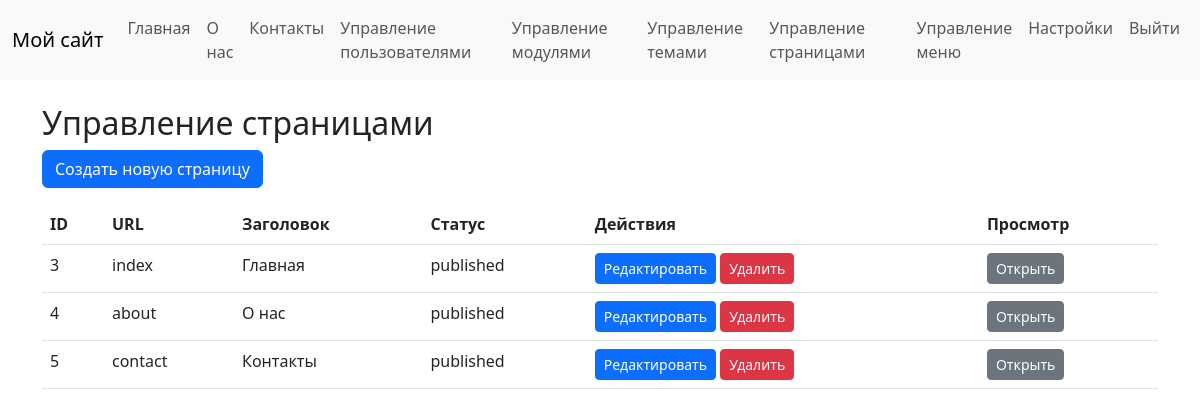
/admin/pages (signed in), run on the app's committed database.
### tables this page shows
CREATE TABLE `menu_items` (
                              `id` int NOT NULL,
                              `menu_id` int NOT NULL,
                              `title` varchar(255) NOT NULL,
                              `url` varchar(255) NOT NULL,
                              `parent_id` int DEFAULT NULL,
                              `position` int NOT NULL DEFAULT '0'
);

CREATE TABLE `pages` (
                         `id` int NOT NULL,
                         `slug` varchar(255) NOT NULL,
                         `title` varchar(255) NOT NULL,
                         `content` mediumtext NOT NULL,
                         `created_at` datetime NOT NULL,
                         `updated_at` datetime DEFAULT NULL,
                         `status` enum('draft','published','archived') NOT NULL DEFAULT 'draft',
                         `meta_title` varchar(255) DEFAULT NULL,
                         `meta_description` mediumtext,
                         `type` enum('normal','home','404') NOT NULL DEFAULT 'normal'
);

### core/View.php (called while the page is built)
<?php
class View
{
    public static function render($template, $data = [], $module = false): void
    {
        PageRenderer::render($template, $data, $module);
    }
}

### core/controllers/AdminController.php (called while the page is built, shortened)
<?php
class AdminController
{
    public function pages()
    {
        $pages = Page::all();
        View::render('admin/pages', ['pages' => $pages]);
    }
}

### core/Router.php (called while the page is built, shortened)
<?php
class Router
{
    private $routes = [];
    public function add($route, $callback)
    {
        $route = trim($route, '/');
        $route = '#^' . $route . '$#';
        $this->routes[$route] = $callback;
    }
    public function dispatch()
    {
        $url = isset($_GET['url']) ? $_GET['url'] : '';
        $url = trim($url, '/');
        foreach ($this->routes as $pattern => $callback) {
            if (preg_match($pattern, $url, $params)) {
                if (is_callable($callback)) {
                    return call_user_func_array($callback, array_slice($params, 1));
                } elseif (is_array($callback)) {
                    $controller = $callback[0];
                    $method = $callback[1];
                    return call_user_func_array([$controller, $method], array_slice($params, 1));
                }
            }
        }
    }
}

### public/index.php (called while the page is built, shortened)
<?php
require_once __DIR__ . '/../core/init.php';
$router = new Router();
$router->add('', function () {
    $page = Page::findByType('home');
    if ($page && $page->status == 'published') {
        View::render('page', ['page' => $page]);
    } else {
        echo 'Главная страница не настроена';
    }
});
$settingsController = new SettingsController();
$router->add('admin/settings', [$settingsController, 'index']);
$router->add('admin/settings/update', [$settingsController, 'update']);
$authController = new AuthController();
$router->add('login', [$authController, 'login']);
$router->add('logout', [$authController, 'logout']);
$router->add('register', [$authController, 'register']);
$adminController = new AdminController();
$router->add('admin', [$adminController, 'index']);
$router->add('admin/users', [$adminController, 'users']);
$router->add('admin/users/edit/(\d+)', [$adminController, 'editUser']);
$router->add('admin/users/delete/(\d+)', [$adminController, 'deleteUser']);
$router->add('admin/modules', [$adminController, 'modules']);
$router->add('admin/modules/enable/([a-zA-Z0-9_]+)', [$adminController, 'enableModule']);
$router->add('admin/modules/disable/([a-zA-Z0-9_]+)', [$adminController, 'disableModule']);
$router->add('admin/themes', [$adminController, 'themes']);
$router->add('admin/themes/activate/([a-zA-Z0-9_]+)', [$adminController, 'activateTheme']);
$router->add('admin/pages', [$adminController, 'pages']);
$router->add('admin/pages/create', [$adminController, 'createPage']);
$router->add('admin/pages/edit/(\d+)', [$adminController, 'editPage']);
$router->add('admin/pages/delete/(\d+)', [$adminController, 'deletePage']);
$adminMenuController = new AdminMenuController();
$router->add('admin/menus', [$adminMenuController, 'menus']);
$router->add('admin/menus/create', [$adminMenuController, 'createMenu']);
$router->add('admin/menus/edit/(\d+)', [$adminMenuController, 'editMenu']);
$router->add('admin/menus/delete/(\d+)', [$adminMenuController, 'deleteMenu']);
$router->add('admin/menus/items/(\d+)', [$adminMenuController, 'manageMenuItems']);
$router->add('admin/menus/items/create/(\d+)', [$adminMenuController, 'createMenuItem']);
$router->add('admin/menus/items/edit/(\d+)', [$adminMenuController, 'editMenuItem']);
$router->add('admin/menus/items/delete/(\d+)', [$adminMenuController, 'deleteMenuItem']);
$pageController = new PageController();
$router->add('(.+)', [$pageController, 'viewPage']);
$router->dispatch();

### core/helpers/url_helper.php (called while the page is built)
<?php
function base_url($path = '')
{
    return rtrim(BASE_URL, '/') . '/' . ltrim($path, '/');
}

### core/init.php (called while the page is built, shortened)
<?php
spl_autoload_register(function ($class_name) {
    $paths = [
        __DIR__ . '/' . $class_name . '.php',
        __DIR__ . '/helpers/' . $class_name . '.php',
        __DIR__ . '/models/' . $class_name . '.php',
        __DIR__ . '/controllers/' . $class_name . '.php',
    ];
    foreach (glob(__DIR__ . '/../modules/*', GLOB_ONLYDIR) as $moduleDir) {
        $modulePaths = [
            $moduleDir . '/controller.php',
            $moduleDir . '/model.php',
        ];
        foreach (['controllers', 'models'] as $subDir) {
            $subDirPath = $moduleDir . '/' . $subDir;
        }
        $paths = array_merge($paths, $modulePaths);
    }
    foreach ($paths as $path) {
        if (file_exists($path)) {
            if (class_exists($class_name, false)) {
                return;
            }
        }
    }
});

### core/Database.php (called while the page is built, shortened)
<?php
class Database
{
    private static $connection;
    public static function connect($host, $user, $pass, $dbname)
    {
        self::$connection = new mysqli($host, $user, $pass, $dbname);
        self::$connection->set_charset('utf8mb4');
    }
    public static function query($sql)
    {
        $result = self::$connection->query($sql);
        return $result;
    }
    public static function prepare($sql)
    {
        $stmt = self::$connection->prepare($sql);
        return $stmt;
    }
}

### core/models/Menu.php (called while the page is built, shortened)
<?php
class Menu
{
    public $id;
    public static function findByName($name)
    {
        $stmt = Database::prepare("SELECT * FROM menus WHERE name = ?");
        $stmt->bind_param('s', $name);
        $stmt->execute();
        $result = $stmt->get_result();
        return $result->fetch_object('Menu');
    }
    public function getItems()
    {
        return MenuItem::findByMenuId($this->id);
    }
}

### core/models/MenuItem.php (called while the page is built, shortened)
<?php
class MenuItem
{
    public static function findByMenuId($menu_id)
    {
        $stmt = Database::prepare("SELECT * FROM menu_items WHERE menu_id = ? ORDER BY position ASC");
        $stmt->bind_param('i', $menu_id);
        $stmt->execute();
        $result = $stmt->get_result();
        $items = [];
        while ($row = $result->fetch_assoc()) {
            $item = new self();
            $item->id = $row['id'];
            $item->menu_id = $row['menu_id'];
            $item->title = $row['title'];
            $item->url = $row['url'];
            $item->parent_id = $row['parent_id'];
            $item->position = $row['position'];
            $items[] = $item;
        }
        return $items;
    }
}

### core/helpers/html_helper.php (called while the page is built)
<?php
function escape($string)
{
    return htmlspecialchars($string, ENT_QUOTES, 'UTF-8');
}

### core/Auth.php (called while the page is built, shortened)
<?php
class Auth
{
    public static function check()
    {
        return isset($_SESSION['user_id']);
    }
    public static function user()
    {
        if (self::check()) {
            return User::findById($_SESSION['user_id']);
        }
        return null;
    }
    public static function isAdmin()
    {
        $user = self::user();
        if ($user) {
            return in_array('admin', $user->getRoles());
        }
        return false;
    }
}

### core/models/User.php (called while the page is built, shortened)
<?php
class User
{
    public $id;
    public static function findById($id)
    {
        $stmt = Database::prepare("SELECT * FROM users WHERE id = ?");
        $stmt->bind_param('i', $id);
        $stmt->execute();
        $result = $stmt->get_result();
        return $result->fetch_object('User');
    }
    public function getRoles()
    {
        $stmt = Database::prepare("SELECT r.name FROM roles r JOIN user_roles ur ON r.id = ur.role_id WHERE ur.user_id = ?");
        $stmt->bind_param('i', $this->id);
        $stmt->execute();
        $result = $stmt->get_result();
        $roles = [];
        while ($row = $result->fetch_assoc()) {
            $roles[] = $row['name'];
        }
        return $roles;
    }
}

### core/models/Page.php (called while the page is built, shortened)
<?php
class Page
{
    public static function all()
    {
        $result = Database::query("SELECT * FROM pages");
        $pages = [];
        while ($row = $result->fetch_assoc()) {
            $page = new self();
            $page->id = $row['id'];
            $page->slug = $row['slug'];
            $page->title = $row['title'];
            $page->content = $row['content'];
            $page->created_at = $row['created_at'];
            $page->updated_at = $row['updated_at'];
            $page->status = $row['status'];
            $page->meta_title = $row['meta_title'];
            $page->meta_description = $row['meta_description'];
            $page->type = $row['type'];
            $pages[] = $page;
        }
        return $pages;
    }
}

### themes/default/templates/admin/pages.php (the view, shortened to what this page needs)
<?php View::render('header', []); ?>
    <h2>Управление страницами</h2>
    <a href="<?= base_url('admin/pages/create') ?>" class="btn btn-primary mb-3">Создать новую страницу</a>
    <table class="table">
        <thead>
        <tr>
            <th>ID</th>
            <th>URL</th>
            <th>Заголовок</th>
            <th>Статус</th>
            <th>Действия</th>
            <th>Просмотр</th>
        </tr>
        </thead>
        <tbody>
        <?php foreach ($pages as $page): ?>
            <tr>
                <td><?= $page->id ?></td>
                <td><?= escape($page->slug) ?></td>
                <td><?= escape($page->title) ?></td>
                <td><?= escape($page->status) ?></td>
                <td>
                    <a href="<?= base_url('admin/pages/edit/' . $page->id) ?>" class="btn btn-sm btn-primary">Редактировать</a>
                    <a href="<?= base_url('admin/pages/delete/' . $page->id) ?>" class="btn btn-sm btn-danger" onclick="return confirm('Вы уверены?')">Удалить</a>
                </td>
                <td>
                    <a href="<?= base_url($page->slug) ?>" target="_blank" class="btn btn-sm btn-secondary">Открыть</a>
                </td>
            </tr>
        <?php endforeach; ?>
        </tbody>
    </table>

### themes/default/templates/header.php (shortened to what this page needs)
<?php
$mainMenu = Menu::findByName('main_menu');
$menuItems = $mainMenu ? $mainMenu->getItems() : [];
?>
<!DOCTYPE html>
<html lang="ru">
<head>
    <link href="https://cdn.jsdelivr.net/npm/bootstrap@5.3.0/dist/css/bootstrap.min.css" rel="stylesheet">
</head>
<body>
<nav class="navbar navbar-expand-lg navbar-light bg-light">
    <div class="container-fluid">
        <a class="navbar-brand" href="<?= base_url() ?>">Мой сайт</a>
        <div class="collapse navbar-collapse" id="navbarNav">
            <ul class="navbar-nav me-auto">
                <?php foreach ($menuItems as $item): ?>
                    <li class="nav-item">
                        <a class="nav-link" href="<?= escape($item->url) ?>"><?= escape($item->title) ?></a>
                    </li>
                <?php endforeach; ?>
            </ul>
            <ul class="navbar-nav">
                <?php if (Auth::check()): ?>
                    <?php if (Auth::isAdmin()): ?>
                        <?php
                        $adminMenu = Menu::findByName('admin_menu');
                        $adminMenuItems = $adminMenu ? $adminMenu->getItems() : [];
                        ?>
                        <?php foreach ($adminMenuItems as $adminItem): ?>
                            <li class="nav-item">
                                <a class="nav-link" href="<?= escape($adminItem->url) ?>"><?= escape($adminItem->title) ?></a>
                            </li>
                        <?php endforeach; ?>
                    <?php endif; ?>
                    <li class="nav-item">
                        <a class="nav-link" href="<?= base_url('logout') ?>">Выйти</a>
                    </li>
                <?php endif; ?>
            </ul>
        </div>
    </div>
</nav>
<div class="container mt-4">

### data on the page
menu_items: title "Главная"
menu_items: title "О нас"
menu_items: title "Контакты"
menu_items: title "Управление пользователями"
menu_items: title "Управление модулями"
menu_items: title "Управление темами"
menu_items: title "Управление страницами"
menu_items: title "Управление меню"
menu_items: title "Настройки"
pages: id "3", slug "index", title "Главная", status "published"
pages: id "4", slug "about", title "О нас", status "published"
pages: id "5", slug "contact", title "Контакты", status "published"
